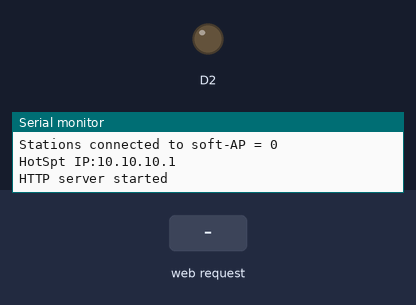
This sketch was run on a simulated ESP8266 (NodeMCU). On the bench: output pins drawn as LEDs (lit = HIGH), the last lines printed to the serial monitor. Inputs (shaded band) come from the test bench.

Above: at 1.2 s.
1.3 s: HTTP request GET /ledon received
At 2.5 s:
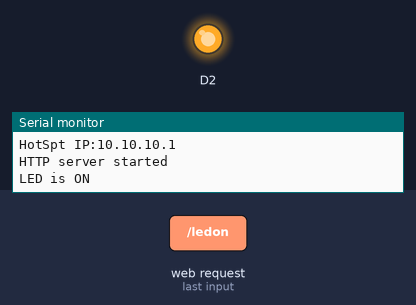
2.8 s: HTTP request GET /ledoff received
At 3.8 s:
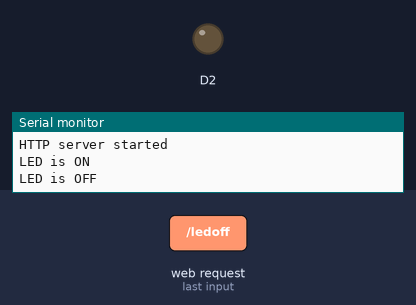
Timing chart, 0 to 5.8 s (numbered marks = the images above; inputs shaded):
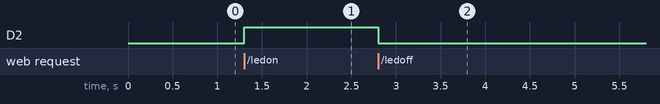

The sketch:

CODE_FOR_MASTER_LED.ino
```cpp
//CODE FOR MASTER
//===================================================================
#include <ESP8266WiFi.h>
#include <WiFiClient.h>
#include <ESP8266WebServer.h>
#include <ESP8266HTTPClient.h>

//=============================ESP_AP CREDENTIALS======================================
const char* ssid = "Name";
const char* password = "12345678";
int max_connection = 8;

//=====================================================================================

//===============================STATIC IP DECLARATION=================================
IPAddress staticIP(10,10,10,1); // IP address from Admin pannel
IPAddress gateway(10,10,10,1);
IPAddress subnet(255,255,255,0);
//=====================================================================================

int httpCode;

HTTPClient http;

ESP8266WebServer server(80); //Server on port 80


//==============================================================
//     This rutine is exicuted when you open its IP in browser
//==============================================================
void handleRoot() {
  server.send(200, "text/plain", "Hello from Rushikesh");
}
void ledon(){
   server.send(200, "text/plain", "LED is ON" );
  digitalWrite(D2,HIGH);
  Serial.println("LED is ON");
  }
void ledoff() {
   server.send(200, "text/plain", "LED is OFF" );
  digitalWrite(D2,LOW);
   Serial.println("LED is OFF");
}
//===============================================================
//                  SETUP
//===============================================================

void setup(){

  Serial.begin(115200);
  Serial.println("");
  WiFi.mode(WIFI_AP);           //Only Access point
  WiFi.softAP(ssid, password, 1, false, max_connection);
  WiFi.softAPConfig(staticIP, gateway, subnet);//Start HOTspot removing password will disable security
  Serial.printf("Stations connected to soft-AP = %d\n", WiFi.softAPgetStationNum());


  IPAddress myIP = WiFi.softAPIP(); //Get IP address
  Serial.print("HotSpt IP:");
  Serial.println(myIP);
   pinMode(D2, OUTPUT);

   server.on("/", handleRoot); //Which routine to handle at root location

   server.on("/ledon", ledon);
   server.on("/ledoff", ledoff);
   server.begin();            //Start server
   Serial.println("HTTP server started");
}

//===============================================================
//                     LOOP
//===============================================================
void loop(){
server.handleClient();          //Handle client requests
}
```

Measured:
- after the input at 1.3 s, D2: LOW → HIGH at once
- after the input at 2.8 s, D2: HIGH → LOW at once
